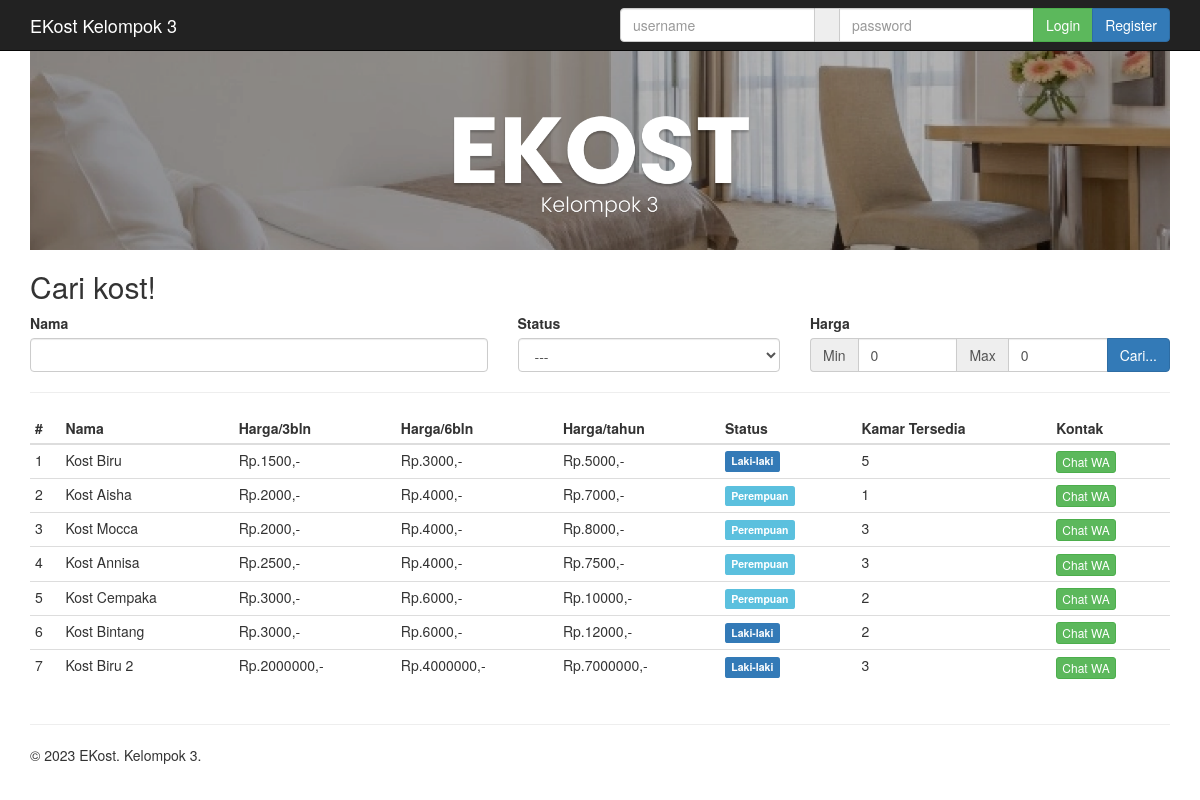
/EKOS/index.php, run on the app's committed database.
### tables this page shows
CREATE TABLE `kost` (
  `id_kost` int(11) NOT NULL,
  `id_pemilik` int(11) NOT NULL,
  `nama` varchar(20) NOT NULL,
  `alamat` varchar(50) NOT NULL,
  `tersedia` int(2) NOT NULL,
  `status` enum('Laki-laki','Perempuan') DEFAULT NULL,
  `fasilitas` text NOT NULL,
  `harga_3bulan` int(9) NOT NULL,
  `harga_6bulan` int(9) NOT NULL,
  `harga_pertahun` int(9) NOT NULL,
  `pengunjung` int(11) DEFAULT NULL,
  `kontak` varchar(15) DEFAULT NULL
);

### EKOS/page/home.php (the view, shortened to what this page needs)
<div class="container">
	<img src="assets/img/COVER.png" class="center-image">
	<h2>Cari kost!</h2>
	<div class="row">
		<form action="<?= $_SERVER["REQUEST_URI"] ?>">
			<div class="col-md-5">
				<label for="nama" class="control-label">Nama</label>
				<input type="text" name="nama" id="nama" class="form-control">
			</div>
			<div class="col-md-3">
				<label for="status" class="control-label">Status</label>
				<select class="form-control" name="status" id="status">
					<option value="#">---</option>
				</select>
			</div>
			<div class="col-md-4">
				<label for="">Harga</label>
				<div class="input-group">
					<span class="input-group-addon" style="border-right: 0;">Min</span>
					<input type="number" name="min" id="min" class="form-control" value="0">
					<span class="input-group-addon" style="border-left: 0; border-right: 0;">Max</span>
					<input type="number" name="max" id="max" class="form-control" value="0">
					<span class="input-group-btn">
						<button type="submit" class="btn btn-primary" id="submit">Cari...</button>
					</span>
				</div>
			</div>
		</form>
	</div>
	<hr>
	<div class="row">
		<div class="col-md-12">
			<table class="table table-hover table-condensed table-responsive">
				<thead>
					<tr>
						<th>#</th>
						<th>Nama</th>
						<th>Harga/3bln</th>
						<th>Harga/6bln</th>
						<th>Harga/tahun</th>
						<th>Status</th>
						<th>Kamar Tersedia</th>
						<th>Kontak</th>
					</tr>
				</thead>
				<tbody>
					<?php
					if (isset($_GET["searched"])) {
						if ($_GET["searched"] == "click") {
							$query = $connection->query("SELECT * FROM kost a WHERE id_kost=$_GET[key]");
						} else {
							$query = $connection->query("SELECT * FROM kost a WHERE nama LIKE '%$_GET[nama]%' AND status='$_GET[status]' AND (a.`harga_pertahun` BETWEEN $_GET[min] AND $_GET[max])");
						}
					} else {
						$query = $connection->query("SELECT * FROM kost ORDER BY harga_3bulan, harga_6bulan, harga_pertahun");
					}
					$no = 1;
					?>
					<?php while ($row = $query->fetch_assoc()) : ?>
						<tr>
							<td><?= $no++ ?></td>
							<td><?= $row["nama"] ?></td>
							<td>Rp.<?= $row["harga_3bulan"] ?>,-</td>
							<td>Rp.<?= $row["harga_6bulan"] ?>,-</td>
							<td>Rp.<?= $row["harga_pertahun"] ?>,-</td>
							<td><span class="label label-<?= ($row["status"] == "Perempuan") ? "info" : "primary" ?>"><?= $row["status"] ?></span></td>
							<td><?= $row["tersedia"] ?></td>
							<td><a href="https://wa.me/<?= $row["kontak"] ?>" class="btn btn-success btn-xs">Chat WA</a></td>
						</tr>
					<?php endwhile; ?>
				</tbody>
			</table>
		</div>
	</div>
</div>

### EKOS/index.php (shortened to what this page needs)
<?php require_once("config.php");
?>
<!DOCTYPE html>
<html lang="en">
<head>
  <link href="assets/css/bootstrap.min.css" rel="stylesheet">
  <link href="assets/css/ie10-viewport-bug-workaround.css" rel="stylesheet">
  <link href="assets/css/jumbotron.css" rel="stylesheet">
  <link rel="stylesheet" href="assets/fancybox/source/jquery.fancybox.css" type="text/css" media="screen" />
  <link rel="stylesheet" href="assets/fancybox/source/helpers/jquery.fancybox-buttons.css" type="text/css" media="screen" />
  <link rel="stylesheet" href="assets/fancybox/source/helpers/jquery.fancybox-thumbs.css" type="text/css" media="screen" />
</head>
<body onload="initialize()">
  <nav class="navbar navbar-inverse navbar-fixed-top">
    <div class="container">
      <div class="navbar-header">
        <a class="navbar-brand" href="index.php" style="color: white;">EKost Kelompok 3</a>
      </div>
      <div id="navbar" class="navbar-collapse collapse">
        <?php if (isset($_SESSION['is_logged'])) : ?>
          <ul class="nav navbar-nav navbar-right">
            <li><a href="?page=pemilik">Profil</a></li>
            <li><a href="?page=kost">Daftar Kost</a></li>
            <li><a href="?page=galeri">Galeri</a></li>
            <li><a href="logout.php">Logout</a></li>
          </ul>
        <?php else : ?>
          <form class="navbar-form navbar-right" action="<?= $_SERVER["REQUEST_URI"] ?>" method="post">
            <div class="input-group">
              <input type="text" name="username" class="form-control" placeholder="username">
              <span class="input-group-addon" style="border-left: 0; border-right: 0;"></span>
              <input type="password" name="password" class="form-control" placeholder="password">
              <span class="input-group-btn">
                <button class="btn btn-success" type="submit">Login</button>
                <a href="?page=pemilik&register" class="btn btn-primary">Register</a>
              </span>
            </div>
          </form>
        <?php endif; ?>
      </div>
    </div>
  </nav>
  <?php include page($_PAGE); ?>
  <div class="container">
    <hr>
    <footer>
      <p>&copy; 2023 EKost. Kelompok 3.</p>
    </footer>
  </div>
</body>
</html>

### EKOS/assets/css/jumbotron.css (style rules this page uses)
body { padding-top: 50px; padding-bottom: 20px; }

### EKOS/page/home.php (style rules this page uses)
.center-image { display: block; margin-left: auto; margin-right: auto; max-width: 100%; height: auto; }

### data on the page
kost: nama "Kost Biru", harga_3bulan "1500", harga_6bulan "3000", harga_pertahun "5000", status "Laki-laki", tersedia "5"
kost: nama "Kost Aisha", harga_3bulan "2000", harga_6bulan "4000", harga_pertahun "7000", status "Perempuan", tersedia "1"
kost: nama "Kost Mocca", harga_3bulan "2000", harga_6bulan "4000", harga_pertahun "8000", status "Perempuan", tersedia "3"
kost: nama "Kost Annisa", harga_3bulan "2500", harga_6bulan "4000", harga_pertahun "7500", status "Perempuan", tersedia "3"
kost: nama "Kost Cempaka", harga_3bulan "3000", harga_6bulan "6000", harga_pertahun "10000", status "Perempuan", tersedia "2"
kost: nama "Kost Bintang", harga_3bulan "3000", harga_6bulan "6000", harga_pertahun "12000", status "Laki-laki", tersedia "2"
kost: nama "Kost Biru 2", harga_3bulan "2000000", harga_6bulan "4000000", harga_pertahun "7000000", status "Laki-laki", tersedia "3"
